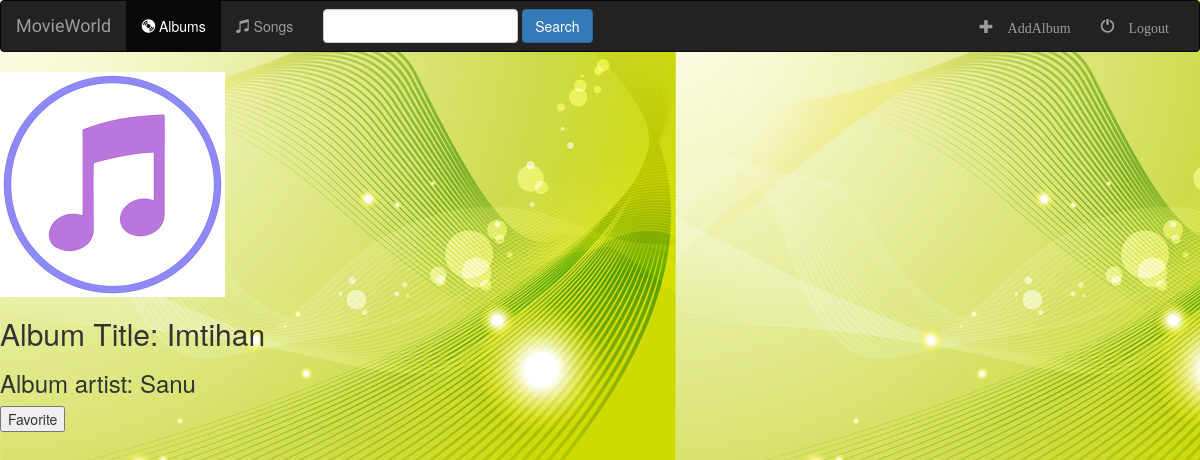
Page /music/4/ on the committed database.
### music/models.py (models this page shows, shortened)
class Album(models.Model):
    artist = models.CharField(max_length=200)
    album_title = models.CharField(max_length=200)
    genre = models.CharField(max_length=200)
    album_logo = models.FileField()

### music/views.py (the view)
# urls.py: path('<int:pk>/', views.DetailView.as_view(), name='detail'),
class DetailView(generic.DetailView):
    model = Album
    template_name = 'music/detail.html'

### music/templates/music/detail.html (shortened to what this page needs)
{% extends 'music/base.html' %}
{% load static %}
{% block body %}
    <img src="{{album.album_logo.url}}"/>
    <h2>Album Title: {{album.album_title}}</h2>
    <h3>Album artist: {{album.artist}}</h3>
    {% if error_msg %}
        <p><strong>{{error_msg}}</strong></p>
    {% else %}
    <form action="{% url 'music:detail' album.id %}" method="post">
        <input type="submit" value="Favorite">
    </form>
    {% endif %}
{% endblock %}

### music/static/music/styles.css (style rules this page uses)
body { background: url('images/background.png') }

### rows in the picture
Album: album_logo (picture), album_title "Imtihan", artist "Sanu"
